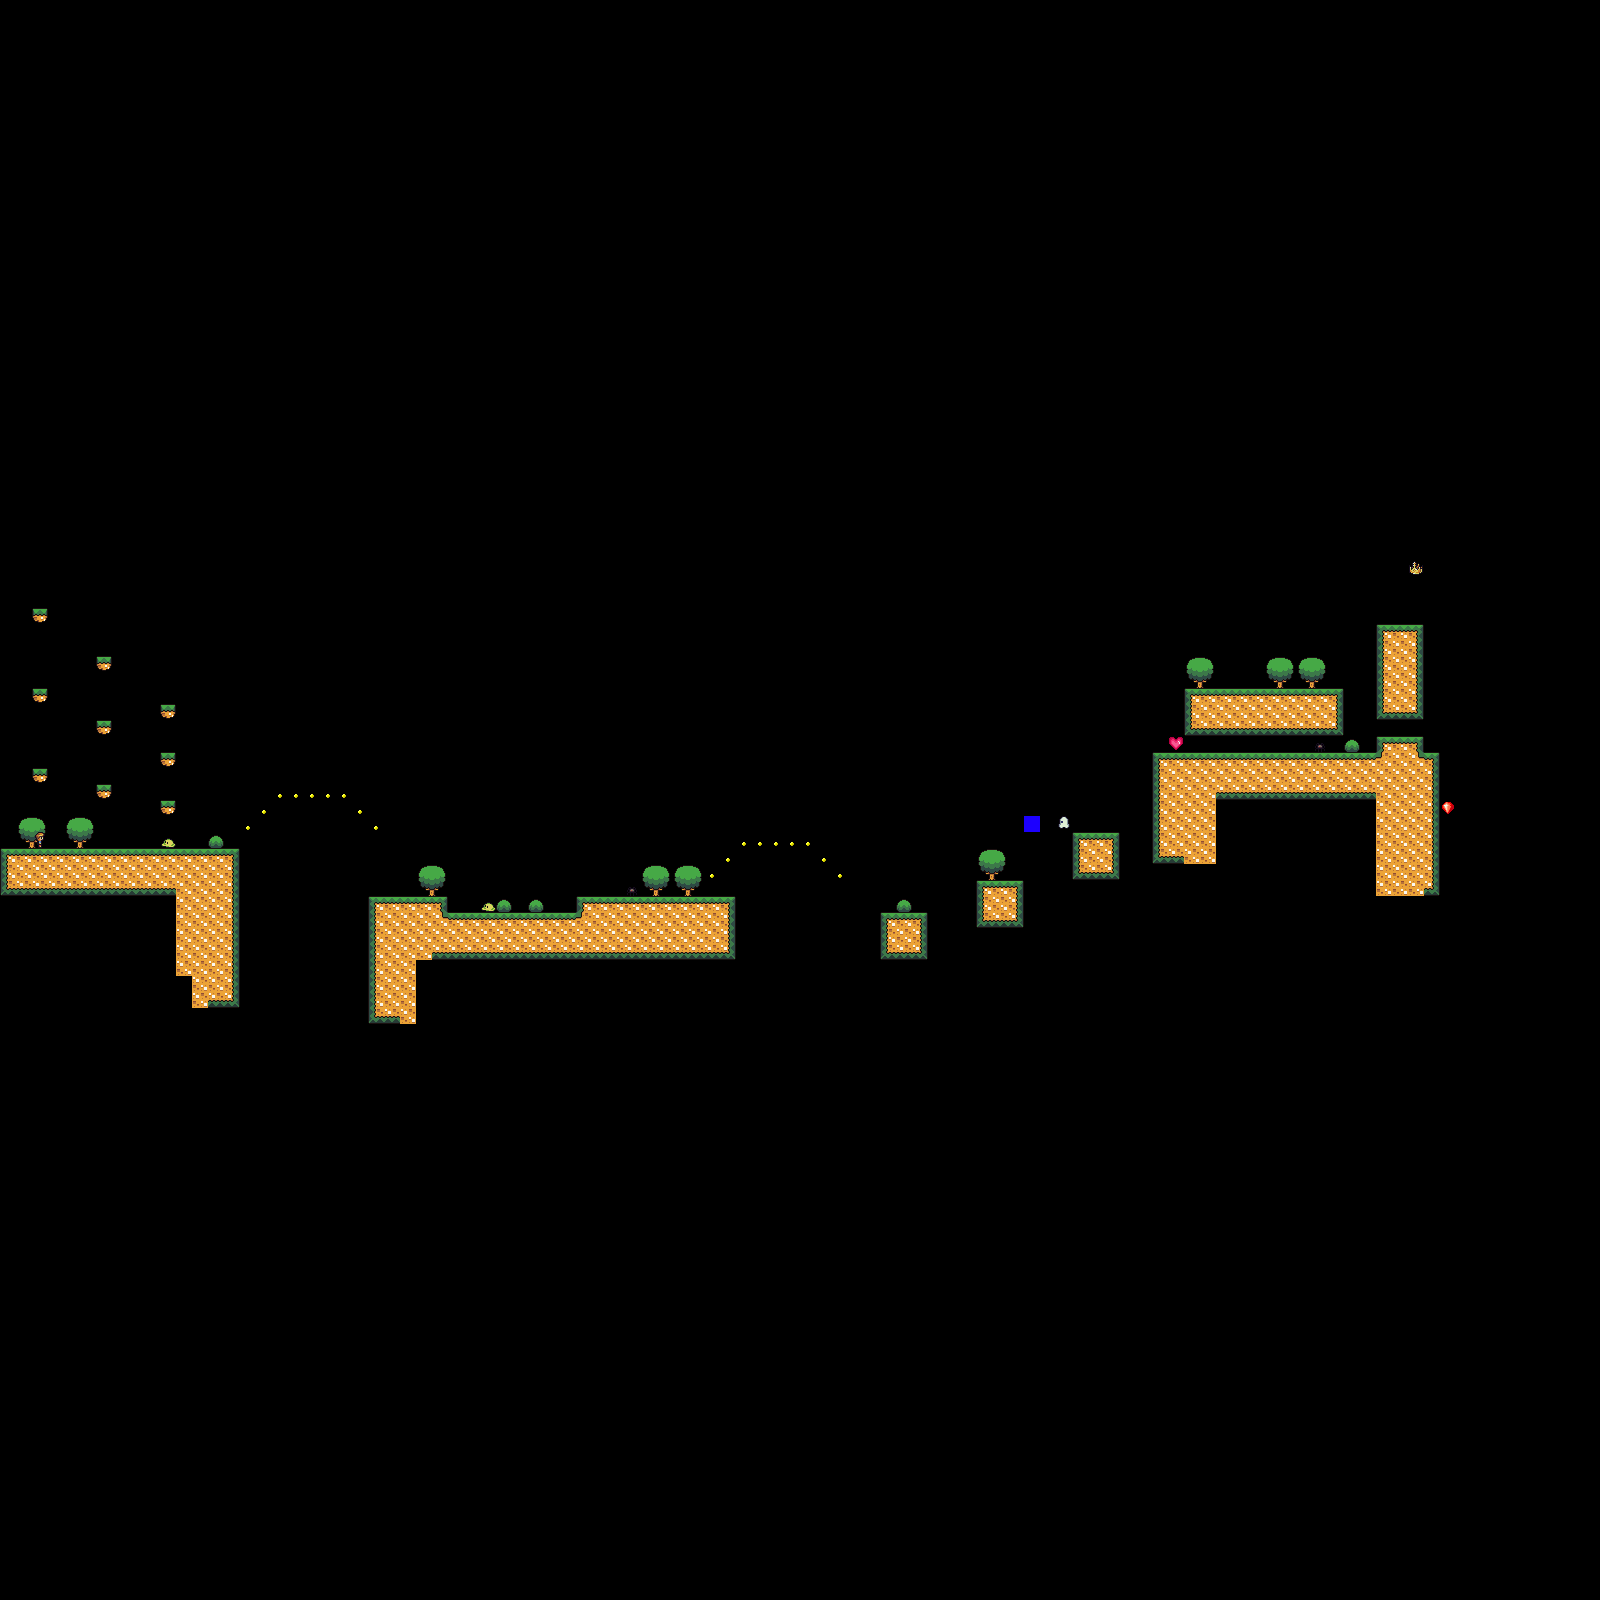

The image is a tile-based game level rendered from a .tmx file. Its description and source (layers, tilesets, objects; grid data summarised) follow:
An orthogonal 100x100 tile map with 16x16 px tiles, 3 tile layers (Geometry, Entities, Platforms).

<map version="1.4" tiledversion="1.4.3" orientation="orthogonal" renderorder="right-down" width="100" height="100" tilewidth="16" tileheight="16" infinite="0" nextlayerid="7" nextobjectid="3">
 <editorsettings>
  <export target="level2.lua" format="lua" />
 </editorsettings>
 <properties>
  <property name="season" value="spring" />
 </properties>
 <tileset firstgid="1" source="../Seasons16.tsx" />
 <layer id="1" name="Geometry" width="100" height="100">
  <data>[10000 cells, 424 non-empty, 19 distinct tile ids]</data>
 </layer>
 <layer id="3" name="Entities" width="100" height="100">
  <data>[10000 cells, 29 non-empty, 10 distinct tile ids]</data>
 </layer>
 <layer id="6" name="Platforms" width="100" height="100">
  <properties>
   <property name="passable" type="bool" value="true" />
  </properties>
  <data>[10000 cells, 9 non-empty, 1 distinct tile ids]</data>
 </layer>
</map>
